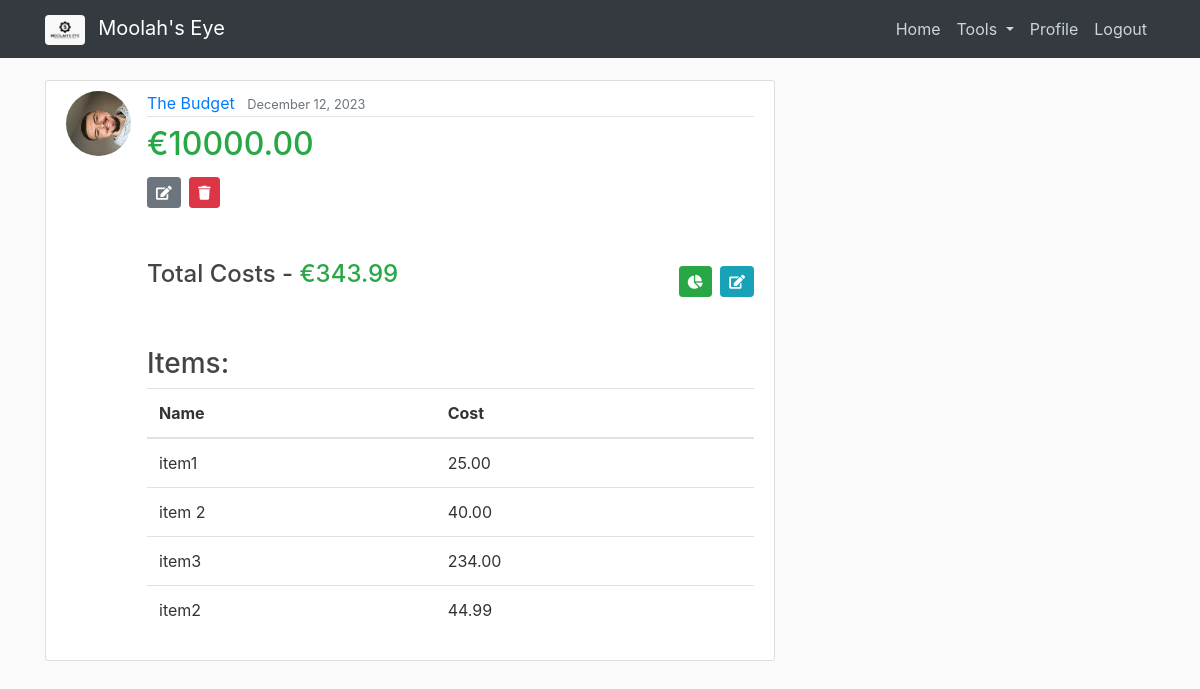
The page /budget/12/ (signed in) on the database as committed earlier.
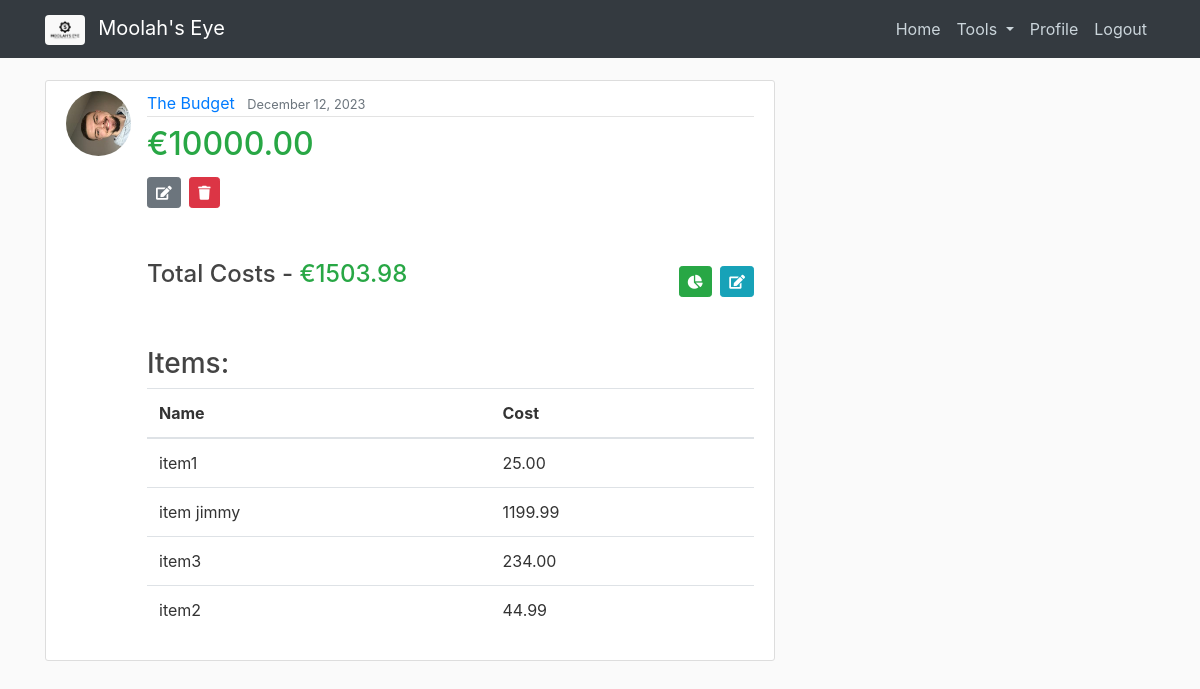
The same page on the database as committed later.
### budgets/models.py (models this page shows, shortened)
class Budget(models.Model):
    name = models.CharField(max_length=32, unique=True, blank=False)
    limit = models.DecimalField(max_digits=10, decimal_places=2)
    date_created = models.DateTimeField(default=timezone.now)
    creator = models.ForeignKey(User, on_delete=models.CASCADE)
    def total_item_costs(self):
        return sum(item.cost for item in self.item_set.all())

class Item(models.Model):
    name = models.CharField(max_length=32)
    cost = models.DecimalField(max_digits=10, decimal_places=2)
    budget = models.ForeignKey(Budget, on_delete=models.CASCADE)

### users/models.py (models this page shows, shortened)
class Profile(models.Model):
    user = models.OneToOneField(User, on_delete=models.CASCADE)
    image = models.ImageField(default='default.jpeg', upload_to='profile_pics')

### budgets/views.py (the view, shortened to what this page needs)
# urls.py: path('budget/<int:pk>/', BudgetDetailView.as_view(), name='budgets-detail'),
class BudgetDetailView(LoginRequiredMixin, UserPassesTestMixin, DetailView):
    model = Budget
    def get_context_data(self, **kwargs):
        context = super().get_context_data(**kwargs)
        context["title"] = "Budget Details"
        return context
    def test_func(self):
        budget = self.get_object()
        if self.request.user == budget.creator:
            return True
        else:
            return False

### budgets/templates/budgets/budget_detail.html
{% extends 'budgets/base.html' %}
{% block content %}
    <article class="media content-section">
        <img class="rounded-circle article-img" src="{{ object.creator.profile.image.url }}">
        <div class="media-body">
            <div class="article-metadata">
                <a class="mr-2" href="#">{{ object.name }}</a>
                <small class="text-muted">{{ object.date_created|date:'F d, Y' }}</small>
            </div>
            <h2 class="article-title text-success mt-2 ">&euro;{{ object.limit|floatformat:"2"}}<h2>
            <div>
                <a class="btn btn-secondary btn-sm mt-1 mb-1" href="{% url 'budgets-update' object.id %}">
                    <i class="fas fa-edit"></i>
                </a>
                <a class="btn btn-danger btn-sm mt-1 mb-1" href="{% url 'budgets-delete' object.id %}">
                    <i class="fas fa-trash"></i>
                </a>
            </div>
            <div class="mt-5 mb-5 row">
                <div class="col-md-6">
                    <h4>Total Costs - <span class="text-success">&euro;{{ object.total_item_costs }}</span></h4>
                </div>
                <div class="col-md-6 text-md-right">
                    <a class="btn btn-success btn-sm" href="{% url 'budget-chart' object.id %}">
                        <i class="fas fa-chart-pie"></i>
                    </a>
                    <a class="btn btn-info btn-sm" href="{% url 'edit-items' object.id %}">
                        <i class="fas fa-edit"></i>
                    </a>
                </div>
            </div>
            <h3>Items:</h3>
            <table class="table">
                <thead>
                    <tr>
                        <th>Name</th>
                        <th>Cost</th>
                    </tr>
                </thead>
                <tbody>
                    {% for item in object.item_set.all %}
                        <tr>
                            <td>{{ item.name }}</td>
                            <td>{{ item.cost }}</td>
                        </tr>
                    {% endfor %}
                </tbody>
            </table>
        </div>
    </article>
{% endblock content %}

Rows that differ between the two databases and show on the page:
changed through a linked row, Budget "The Budget": total_item_costs "343.99" → "1503.98"
changed Item: name "item 2" → "item jimmy"; cost "40.00" → "1199.99"
